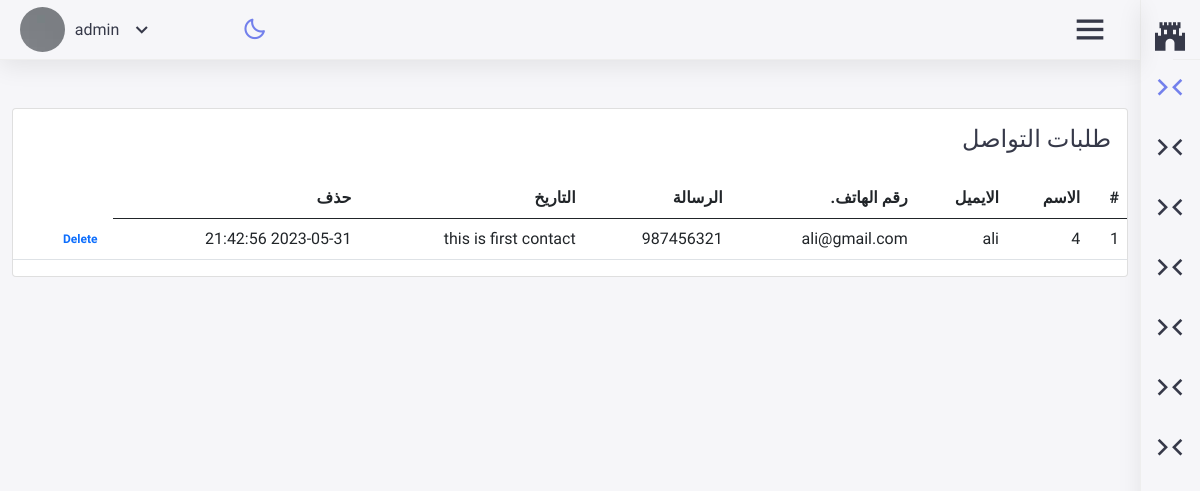
/admin/contact_us.php (signed in), run on the app's committed database.
### tables this page shows
CREATE TABLE `contact_us` (
  `id` bigint(20) NOT NULL,
  `name` varchar(100) NOT NULL,
  `email` varchar(100) NOT NULL,
  `mobile` varchar(100) NOT NULL,
  `comment` text NOT NULL,
  `date` timestamp NOT NULL DEFAULT current_timestamp()
);

### admin/contact_us.php (the view, shortened to what this page needs)
<?php
require('top.inc.php');
$sql="select * from contact_us order by id asc";
$res=mysqli_query($con,$sql);
?>
<div class="content pb-0">
	<div class="orders">
	   <div class="row">
		  <div class="col-xl-12">
			 <div class="card">
				<div class="card-body">
				   <h4 class="box-title">طلبات التواصل </h4>
				</div>
				<div class="card-body--">
				   <div class="table-stats order-table ov-h">
					  <table class="table ">
						 <thead>
							<tr>
							   <th class="serial">#</th>
							   <th>الاسم</th>
							   <th>الايميل</th>
							   <th>رقم الهاتف.</th>
							   <th>الرسالة</th>
							   <th>التاريخ</th>
							   <th>حذف</th>
							</tr>
						 </thead>
						 <tbody>
							<?php
							$i=1;
							while($row=mysqli_fetch_assoc($res)){?>
							<tr>
							   <td class="serial"><?php echo $i?></td>
							   <td><?php echo $row['id']?></td>
							   <td><?php echo $row['name']?></td>
							   <td><?php echo $row['email']?></td>
							   <td><?php echo $row['mobile']?></td>
							   <td><?php echo $row['comment']?></td>
							   <td><?php echo $row['date']?></td>
							   <td>
								<?php
								echo "<span class='badge badge-delete'><a href='?type=delete&id=".$row['id']."'>Delete</a></span>";
								?>
							   </td>
							</tr>
							<?php } ?>
						 </tbody>
					  </table>
				   </div>
				</div>
			 </div>
		  </div>
	   </div>
	</div>
</div>
<?php
require('footer.inc.php');
?>

### admin/css/style.css (style rules this page uses)
:root { --color-primary: #7380ec; --color-danger: #ff7782; --color-success: #41f1b6; --color-warning: #ffbb55; --color-white: #fff; --color-info-dark: #7d8da1; --color-info-light: #dce1eb; --color-dark: #363949; --color-light: rgba(132, 139, 200, .18); --color-primary-variant: #111e88; --color-dark-variant: #677483; --color-background: #f6f6f9; --base-margin-val: 1rem; --card-border-radius: 2rem; --border-radius-1: .4rem; --border-radius-2: .8rem; --border-radius-3: 1.2rem; --font-family: 'Tajawal', sans-serif; --card-padding: 1.8rem; --padding-1: 1.2rem; --box-shadow: 0 2rem 3rem var(--color-light); }
a { text-decoration: none; }
* { margin: 0; padding: 0; box-sizing: border-box; font-family: var(--font-family); }
body { overflow-x: hidden; display: flex; font-family: var(--font-family); background: var(--color-background); color: var(--color-dark); min-height: 100vh; }

### data on the page
contact_us: id "4", name "ali", email "ali@gmail.com", mobile "987456321", comment "this is first contact", date "2023-05-31 21:42:56"

### other printed values
$_SESSION['ADMIN_USERNAME'] "admin"
